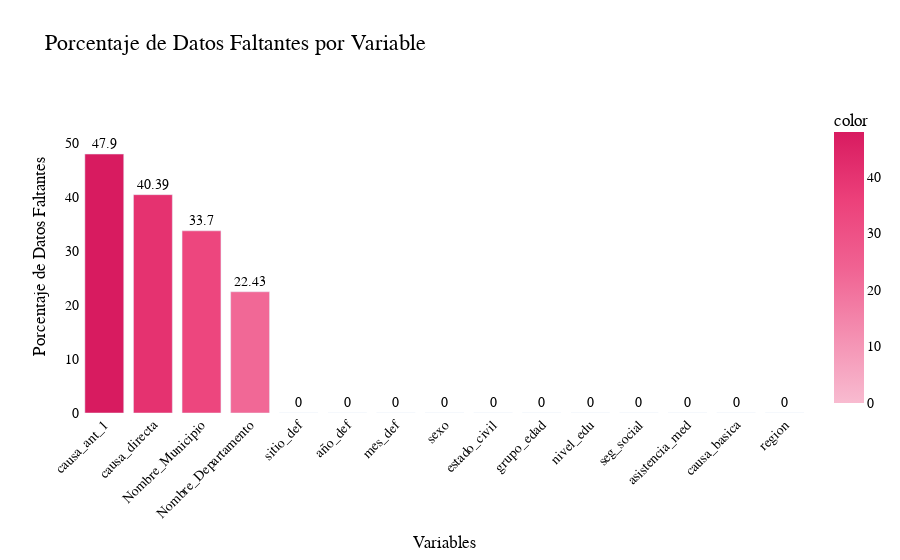

The notebook cell saved with this chart:
### Markdown cell above
Finalmente, obtenemos un conjunto de datos más claro, comprensible y estructurado, lo que facilita su interpretación y lo deja listo para el análisis exploratorio.

### Code cell
grafico_datos_faltantes(data_new)

### Figure 1 — Plotly figure (JSON) as saved in the notebook; plotly's stock layout.template omitted (floating-point values rounded to 4 significant figures)
{"data": [{"alignmentgroup": "True", "hovertemplate": "index=%{x}<br>Porcentaje de Datos Faltantes (%)=%{y}<br>text=%{text}<br>color=%{marker.color}<extra></extra>", "legendgroup": "", "marker": {"color": [47.9, 40.39, 33.7, 22.43, 0, 0, 0, 0, 0, 0, 0, 0, 0, 0, 0], "coloraxis": "coloraxis", "pattern": {"shape": ""}}, "name": "", "offsetgroup": "", "orientation": "v", "showlegend": false, "text": [47.9, 40.39, 33.7, 22.43, 0, 0, 0, 0, 0, 0, 0, 0, 0, 0, 0], "textposition": "outside", "type": "bar", "x": ["causa_ant_1", "causa_directa", "Nombre_Municipio", "Nombre_Departamento", "sitio_def", "año_def", "mes_def", "sexo", "estado_civil", "grupo_edad", "nivel_edu", "seg_social", "asistencia_med", "causa_basica", "region"], "xaxis": "x", "y": [47.9, 40.39, 33.7, 22.43, 0, 0, 0, 0, 0, 0, 0, 0, 0, 0, 0], "yaxis": "y"}], "layout": {"barmode": "relative", "coloraxis": {"colorbar": {"title": {"text": "color"}}, "colorscale": [[0, "#F8BBD0"], [0.25, "#F48FB1"], [0.5, "#F06292"], [0.75, "#EC407A"], [1, "#D81B60"]]}, "font": {"color": "black", "family": "Bahnschrift", "size": 14}, "legend": {"tracegroupgap": 0}, "paper_bgcolor": "white", "plot_bgcolor": "white", "title": {"font": {"color": "black", "family": "Bahnschrift", "size": 22}, "text": "Porcentaje de Datos Faltantes por Variable"}, "xaxis": {"anchor": "y", "domain": [0, 1], "tickangle": -45, "title": {"text": "Variables"}}, "yaxis": {"anchor": "x", "domain": [0, 1], "range": [0, 57.9], "title": {"text": "Porcentaje de Datos Faltantes"}}}}
